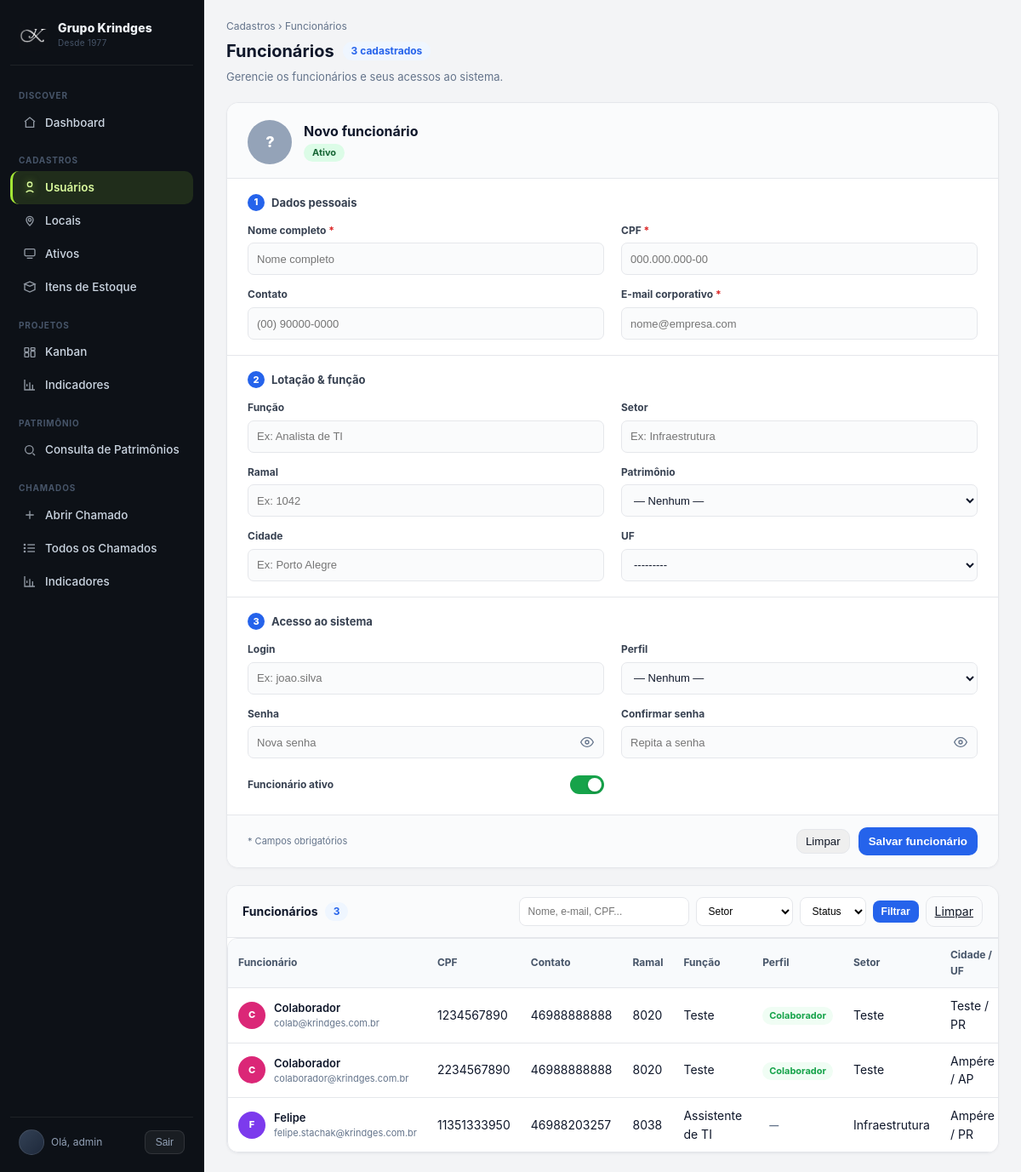
Page /cadastros/usuarios/ (signed in) on the committed database.
### apps/core/models/funcionario.py (models this page shows, shortened)
class Funcionario(models.Model):
    nome = models.CharField(max_length=150, verbose_name="Nome")
    email = models.EmailField(unique=True, verbose_name="E-mail")
    cpf = models.CharField(max_length=14, unique=True, verbose_name="CPF",
                           help_text="Formato: 000.000.000-00")
    contato = models.CharField(max_length=20, blank=True, verbose_name="Contato")
    ramal = models.CharField(max_length=10, blank=True, verbose_name="Ramal")
    funcao = models.CharField(max_length=100, verbose_name="Função")
    setor = models.CharField(max_length=100, verbose_name="Setor")
    cidade = models.CharField(max_length=100, verbose_name="Cidade")
    uf = models.CharField(max_length=2, choices=UF_CHOICES, verbose_name="UF")
    ativo_atribuido = models.ForeignKey(
        "Ativo",
        null=True,
        blank=True,
        on_delete=models.SET_NULL,
        related_name="custodiantes",
        verbose_name="Patrimônio atribuído",
    )
    usuario = models.OneToOneField(
        User,
        null=True,
        blank=True,
        on_delete=models.SET_NULL,
        related_name="funcionario",
        verbose_name="Usuário do sistema",
    )
    ativo = models.BooleanField(default=True, verbose_name="Ativo")
    criado_em = models.DateTimeField(auto_now_add=True)
    atualizado_em = models.DateTimeField(auto_now=True)
    class Meta:
        verbose_name = "Funcionário"
        verbose_name_plural = "Funcionários"
        ordering = ["nome"]

### apps/core/views.py (the view, shortened to what this page needs)
# urls.py: path("cadastros/usuarios/", views.cad_usuarios, name="cad_usuarios"),
@login_required
@tier_required("admin")
def cad_usuarios(request):
    if request.method == "POST":
        form = FuncionarioForm(request.POST)
        if form.is_valid():
            func = form.save()
            messages.success(request, f"Funcionário '{func.nome}' cadastrado.")
            return redirect("core:cad_usuarios")
    else:
        form = FuncionarioForm()
    qs = Funcionario.objects.select_related("ativo_atribuido", "usuario").all()
    q = (request.GET.get("q") or "").strip()
    f_setor = (request.GET.get("setor") or "").strip()
    f_ativo = (request.GET.get("ativo") or "").strip()
    if f_setor:
        qs = qs.filter(setor__iexact=f_setor)
    if f_ativo in ("sim", "nao"):
        qs = qs.filter(ativo=(f_ativo == "sim"))
    setores = Funcionario.objects.values_list("setor", flat=True).distinct().order_by("setor")
    return render(request, "cadastros/usuarios.html", {
        "form": form,
        "usuarios": qs,
        "setores": setores,
        "sel_setor": f_setor,
        "sel_ativo": f_ativo,
    })

### frontend/templates/cadastros/usuarios.html (shortened to what this page needs)
{% extends "base.html" %}
{% load static %}
{% block content %}
<div class="page-header">
  <div>
    <div class="page-breadcrumb">Cadastros › Funcionários</div>
    <h1>Funcionários <span class="chip">{{ usuarios|length }} cadastrados</span></h1>
    <p class="page-subtitle">Gerencie os funcionários e seus acessos ao sistema.</p>
  </div>
</div>
<div class="fc-card">
  <div class="fc-card-head">
    <div id="fc-avatar" class="fc-avatar">?</div>
    <div>
      <div id="fc-title" class="fc-card-title">Novo funcionário</div>
      <span id="fc-status-tag" class="fc-status-tag fc-tag-ativo">Ativo</span>
    </div>
  </div>
  <form method="post" id="fc-form">
    <div class="fc-section">
      <div class="fc-section-title">
        <span class="fc-section-num">1</span> Dados pessoais
      </div>
      <div class="fc-grid">
        <div class="fg{% if form.nome.errors %} has-error{% endif %}">
          <label for="{{ form.nome.id_for_label }}">Nome completo <span class="req">*</span></label>
          {{ form.nome }}
        </div>
        <div class="fg{% if form.cpf.errors %} has-error{% endif %}">
          <label for="{{ form.cpf.id_for_label }}">CPF <span class="req">*</span></label>
          {{ form.cpf }}
        </div>
        <div class="fg{% if form.contato.errors %} has-error{% endif %}">
          <label for="{{ form.contato.id_for_label }}">Contato</label>
          {{ form.contato }}
        </div>
        <div class="fg{% if form.email.errors %} has-error{% endif %}">
          <label for="{{ form.email.id_for_label }}">E-mail corporativo <span class="req">*</span></label>
          {{ form.email }}
        </div>
      </div>
    </div>
    <div class="fc-section">
      <div class="fc-section-title">
        <span class="fc-section-num">2</span> Lotação &amp; função
      </div>
      <div class="fc-grid">
        <div class="fg{% if form.funcao.errors %} has-error{% endif %}">
          <label for="{{ form.funcao.id_for_label }}">Função</label>
          {{ form.funcao }}
        </div>
        <div class="fg{% if form.setor.errors %} has-error{% endif %}">
          <label for="{{ form.setor.id_for_label }}">Setor</label>
          {{ form.setor }}
        </div>
        <div class="fg{% if form.ramal.errors %} has-error{% endif %}">
          <label for="{{ form.ramal.id_for_label }}">Ramal</label>
          {{ form.ramal }}
        </div>
        <div class="fg{% if form.ativo_atribuido.errors %} has-error{% endif %}">
          <label for="{{ form.ativo_atribuido.id_for_label }}">Patrimônio</label>
          {{ form.ativo_atribuido }}
        </div>
        <div class="fg{% if form.cidade.errors %} has-error{% endif %}">
          <label for="{{ form.cidade.id_for_label }}">Cidade</label>
          {{ form.cidade }}
        </div>
        <div class="fg{% if form.uf.errors %} has-error{% endif %}">
          <label for="{{ form.uf.id_for_label }}">UF</label>
          {{ form.uf }}
        </div>
      </div>
    </div>
    <div class="fc-section">
      <div class="fc-section-title">
        <span class="fc-section-num">3</span> Acesso ao sistema
      </div>
      <div class="fc-grid">
        <div class="fg{% if form.username.errors %} has-error{% endif %}">
          <label for="{{ form.username.id_for_label }}">Login</label>
          {{ form.username }}
        </div>
        <div class="fg{% if form.perfil.errors %} has-error{% endif %}">
          <label for="{{ form.perfil.id_for_label }}">Perfil</label>
          {{ form.perfil }}
        </div>
        <div class="fg{% if form.nova_senha.errors %} has-error{% endif %}">
          <label for="{{ form.nova_senha.id_for_label }}">Senha</label>
          <div class="fc-password-wrap">
            {{ form.nova_senha }}
            <button type="button" class="fc-eye-btn" data-target="{{ form.nova_senha.id_for_label }}" aria-label="Mostrar senha">
              <svg class="fc-eye-icon" width="16" height="16" viewBox="0 0 24 24" fill="none" stroke="currentColor" stroke-width="2">
                <path d="M1 12s4-8 11-8 11 8 11 8-4 8-11 8-11-8-11-8z"/>
                <circle cx="12" cy="12" r="3"/>
              </svg>
            </button>
          </div>
        </div>
        <div class="fg{% if form.confirmar_senha.errors %} has-error{% endif %}">
          <label for="{{ form.confirmar_senha.id_for_label }}">Confirmar senha</label>
          <div class="fc-password-wrap">
            {{ form.confirmar_senha }}
            <button type="button" class="fc-eye-btn" data-target="{{ form.confirmar_senha.id_for_label }}" aria-label="Mostrar senha">
              <svg class="fc-eye-icon" width="16" height="16" viewBox="0 0 24 24" fill="none" stroke="currentColor" stroke-width="2">
                <path d="M1 12s4-8 11-8 11 8 11 8-4 8-11 8-11-8-11-8z"/>
                <circle cx="12" cy="12" r="3"/>
              </svg>
            </button>
          </div>
        </div>
        <div class="fg fc-toggle-row">
          <span>Funcionário ativo</span>
          <label class="fc-switch" for="{{ form.ativo.id_for_label }}">
            <span class="fc-switch-track" aria-hidden="true"></span>
          </label>
        </div>
      </div>
    </div>
    <div class="fc-form-footer">
      <span class="fc-required-note">* Campos obrigatórios</span>
      <div class="fc-form-actions">
        <button type="reset" class="btn-link">Limpar</button>
        <button type="submit" class="btn">Salvar funcionário</button>
      </div>
    </div>
  </form>
</div>
<div class="fc-list-card">
  <div class="fc-list-header">
    <div class="fc-list-header-title">
      Funcionários
      <span class="chip">{{ usuarios|length }}</span>
    </div>
    <form method="get" class="fc-filters">
      <input class="input-lite" type="text" name="q" value="{{ request.GET.q }}" placeholder="Nome, e-mail, CPF...">
      <select name="setor" class="input-lite">
        <option value="">Setor</option>
      </select>
      <select name="ativo" class="input-lite">
        <option value="">Status</option>
      </select>
      <button class="btn btn-sm">Filtrar</button>
      <a class="btn-link btn-sm" href="{% url 'core:cad_usuarios' %}">Limpar</a>
    </form>
  </div>
  <table class="tbl">
    <thead>
      <tr>
        <th>Funcionário</th>
        <th>CPF</th>
        <th class="fc-col-hide">Contato</th>
        <th class="fc-col-hide">Ramal</th>
        <th>Função</th>
        <th>Perfil</th>
        <th class="fc-col-hide">Setor</th>
        <th class="fc-col-hide">Cidade / UF</th>
      </tr>
    </thead>
    <tbody>
      {% for u in usuarios %}
        <tr>
          <td>
            <div class="fc-cell-user">
              <div class="fc-avatar-sm" data-name="{{ u.nome }}"></div>
              <div>
                <div class="fc-cell-name">{{ u.nome }}</div>
                <div class="fc-cell-email">{{ u.email }}</div>
              </div>
            </div>
          </td>
          <td>{{ u.cpf }}</td>
          <td class="fc-col-hide">{{ u.contato|default:"—" }}</td>
          <td class="fc-col-hide">{{ u.ramal|default:"—" }}</td>
          <td>{{ u.funcao }}</td>
          <td>
            {% with g=u.usuario.groups.first.name|default:"" %}
              {% if g %}
                <span class="fc-badge fc-badge-{{ g }}">{{ g|capfirst }}</span>
              {% else %}
                <span class="fc-badge fc-badge-none">—</span>
              {% endif %}
            {% endwith %}
          </td>
          <td class="fc-col-hide">{{ u.setor }}</td>
          <td class="fc-col-hide">{{ u.cidade }} / {{ u.uf }}</td>
        </tr>
      {% empty %}
        <tr><td colspan="11" class="fc-empty">Nenhum funcionário encontrado.</td></tr>
      {% endfor %}
    </tbody>
  </table>
</div>
{% endblock %}

### frontend/templates/base.html (shortened to what this page needs)
{% load static %}
{% load roles %}
<!doctype html>
<html lang="pt-br">
<head>
  <link rel="stylesheet" href="{% static 'css/styles.css' %}?v=3">
</head>
<body class="{% if not request.user.is_authenticated %}no-sidebar{% endif %}">
  <div class="layout">
    {% if request.user.is_authenticated %}
    <aside class="sidebar">
      <div class="brand">
        <img src="{% static 'img/logo.png' %}" class="brand-logo" alt="Krindges">
        <div class="brand-text">
          <span class="brand-name">Grupo Krindges</span>
          <span class="brand-sub">Desde 1977</span>
        </div>
      </div>
      <nav>
        {% if request.user.is_superuser or request.user|has_group:'admin' %}
          <div class="section">Discover</div>
          <a href="{% url 'core:dashboard' %}" class="{% if request.resolver_match.url_name == 'dashboard' %}active{% endif %}">
            <span class="i"><svg><use href="#i-home"/></svg></span> Dashboard
          </a>
          <div class="section">Cadastros</div>
          <a href="{% url 'core:cad_usuarios' %}" class="{% if request.resolver_match.url_name == 'cad_usuarios' %}active{% endif %}">
            <span class="i"><svg><use href="#i-user"/></svg></span> Usuários
          </a>
          <a href="{% url 'core:cad_locais' %}" class="{% if request.resolver_match.url_name == 'cad_locais' %}active{% endif %}">
            <span class="i"><svg><use href="#i-pin"/></svg></span> Locais
          </a>
          <a href="{% url 'core:cad_ativos' %}" class="{% if request.resolver_match.url_name == 'cad_ativos' %}active{% endif %}">
            <span class="i"><svg><use href="#i-monitor"/></svg></span> Ativos
          </a>
          <a href="{% url 'core:cad_itens_estoque' %}" class="{% if request.resolver_match.url_name == 'cad_itens_estoque' %}active{% endif %}">
            <span class="i"><svg><use href="#i-box"/></svg></span> Itens de Estoque
          </a>
          <div class="section">Projetos</div>
          <a href="{% url 'core:projetos_kanban' %}" class="{% if request.resolver_match.url_name == 'projetos_kanban' %}active{% endif %}">
            <span class="i"><svg><use href="#i-kanban"/></svg></span> Kanban
          </a>
          <a href="{% url 'core:projetos_indicadores' %}" class="{% if request.resolver_match.url_name == 'projetos_indicadores' %}active{% endif %}">
            <span class="i"><svg><use href="#i-chart"/></svg></span> Indicadores
          </a>
          <div class="section">Patrimônio</div>
          <a href="{% url 'core:patrimonios_lista' %}" class="{% if request.resolver_match.url_name == 'patrimonios_lista' %}active{% endif %}">
            <span class="i"><svg><use href="#i-search"/></svg></span> Consulta de Patrimônios
          </a>
          <div class="section">Chamados</div>
          <a href="{% url 'core:chamado_criar_tier' %}" class="{% if request.resolver_match.url_name == 'chamado_criar_tier' %}active{% endif %}">
            <span class="i"><svg><use href="#i-plus"/></svg></span> Abrir Chamado
          </a>
          <a href="{% url 'core:chamados_todos' %}" class="{% if request.resolver_match.url_name == 'chamados_todos' %}active{% endif %}">
            <span class="i"><svg><use href="#i-list"/></svg></span> Todos os Chamados
          </a>
          <a href="{% url 'core:chamados_indicadores' %}" class="{% if request.resolver_match.url_name == 'chamados_indicadores' %}active{% endif %}">
            <span class="i"><svg><use href="#i-chart"/></svg></span> Indicadores
          </a>
        {% endif %}
      </nav>
      <div class="foot">
        {% if request.user.is_authenticated %}
          <div class="user">Olá, {{ request.user.username }}</div>
          <form action="{% url 'accounts:logout' %}" method="post" style="display:inline">
            <button type="submit" class="btn-link">Sair</button>
          </form>
        {% endif %}
      </div>
    </aside>
    {% endif %}
    <main class="content">
      {% block content %}{% endblock %}
    </main>
  </div>
</body>
</html>

### rows in the picture
Funcionario: nome "Colaborador", email "colab@krindges.com.br", cpf "1234567890", contato "46988888888", ramal "8020", funcao "Teste", usuario.groups.first "Colaborador", setor "Teste", cidade "Teste", uf "PR"
Funcionario: nome "Colaborador", email "colaborador@krindges.com.br", cpf "2234567890", contato "46988888888", ramal "8020", funcao "Teste", usuario.groups.first "Colaborador", setor "Teste", cidade "Ampére", uf "AP"
Funcionario: nome "Felipe", email "felipe.stachak@krindges.com.br", cpf "11351333950", contato "46988203257", ramal "8038", funcao "Assistente de TI", setor "Infraestrutura", cidade "Ampére", uf "PR"

### other values in the picture
{{ request.user.username }} "admin"
{{ usuarios|length }} "3"
